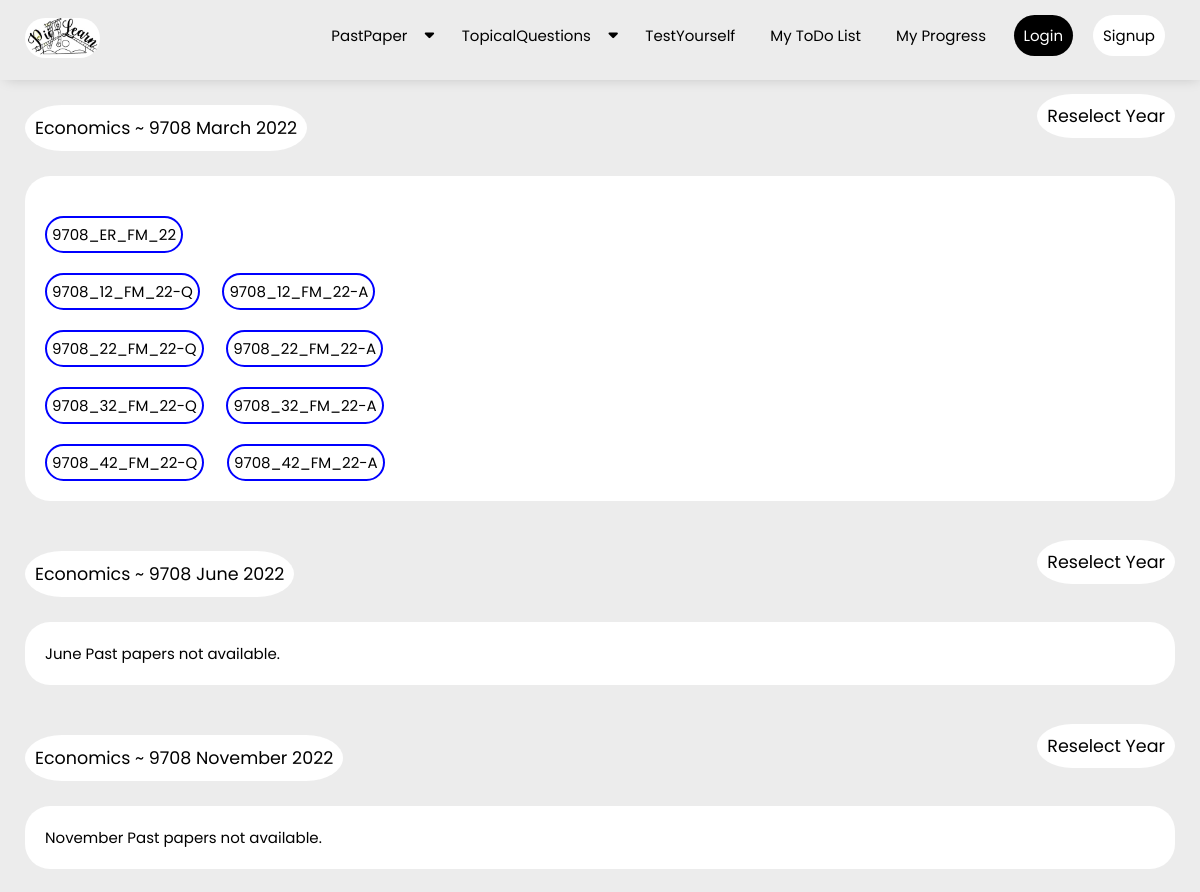
/pastpapers/Cambridge As and A levels/Economics ~ 9708/2022 (upper part), run on an earlier commit of the app's database.
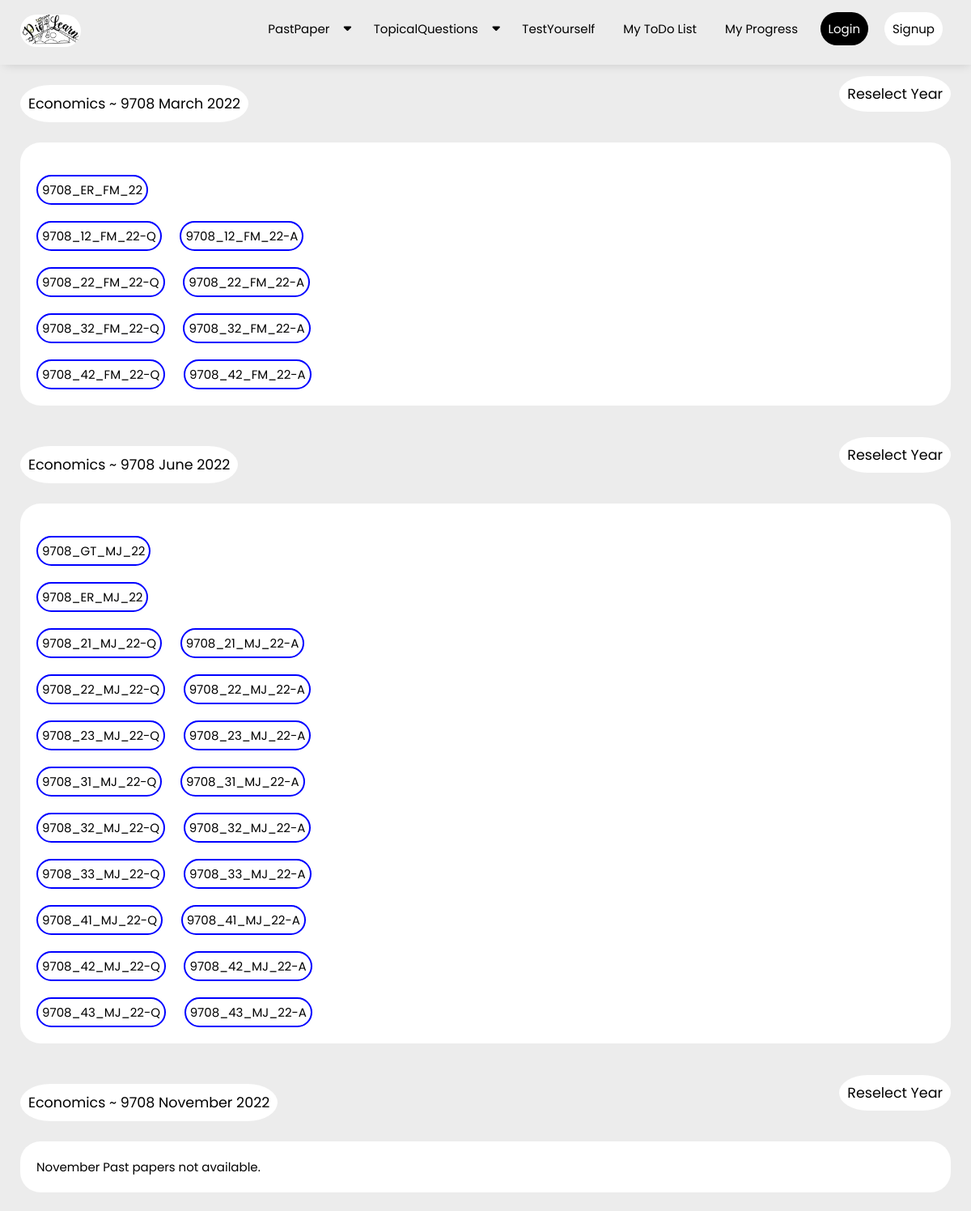
And on a later commit of the database.
### examsolution/models.py (models this page shows, shortened)
class ReportThreshPrep(models.Model):
    subject_key = models.ForeignKey(Subject,on_delete=models.CASCADE)
    year_key = models.ForeignKey(Year, on_delete=models.CASCADE)
    session_key = models.ForeignKey(Session, on_delete=models.CASCADE)
    extra_name = models.CharField(max_length=500)
    extra_directory = models.FileField(null=True,upload_to='ReportThreshPrep')

class FullQuestionAnswer(models.Model):
    subject_key = models.ForeignKey(Subject, on_delete=models.CASCADE, null='False')
    year_key = models.ForeignKey(Year, on_delete=models.CASCADE)
    session_key = models.ForeignKey(Session, on_delete=models.CASCADE)
    full_question_name = models.CharField(max_length=200)
    google_drive_question_link = models.URLField(max_length=200,null=True, blank=True)
    full_question_directory = models.FileField(null=True,upload_to='FullQuestionPaper')
    full_answersheet_name = models.CharField(max_length=200)
    google_drive_answer_link = models.URLField(max_length=200,null=True, blank=True)
    full_answersheet_directory = models.FileField(null=True,upload_to='FullMarkScheme')
    paper_number = models.ForeignKey(Paper,on_delete=models.CASCADE,blank=True,null=True)
    A_raw_mark_req = models.IntegerField(blank=True, null=True)
    B_raw_mar_req = models.IntegerField(blank=True, null=True)
    C_raw_mar_req = models.IntegerField(blank=True, null=True)
    D_raw_mar_req = models.IntegerField(blank=True, null=True)
    E_raw_mar_req = models.IntegerField(blank=True, null=True)
    general_exam_report_cmnt = models.CharField(max_length=20000,blank=True, null=True)

### examsolution/views.py (the view)
# urls.py: path('pastpapers/<exam_board>/<subject_selected>/<year>', views.view_past_paper , name='view_past_paper'),
def view_past_paper(request,exam_board,subject_selected,year):
    website_logo = website_pics.objects.get(id=1)
    march_past_papers_selected_list = FullQuestionAnswer.objects.filter(session_key__session='March',year_key__year=year,subject_key__subject=subject_selected).order_by('full_question_name')
    june_past_papers_selected_list = FullQuestionAnswer.objects.filter(session_key__session='June',year_key__year=year,subject_key__subject=subject_selected).order_by('full_question_name')
    november_past_papers_selected_list = FullQuestionAnswer.objects.filter(session_key__session='November',year_key__year=year,subject_key__subject=subject_selected).order_by('full_question_name')
    march_extras = ReportThreshPrep.objects.filter(session_key__session='March',year_key__year = year,subject_key__subject=subject_selected).order_by('-extra_name')
    june_extras = ReportThreshPrep.objects.filter(session_key__session='June',year_key__year = year,subject_key__subject=subject_selected).order_by('-extra_name')
    november_extras = ReportThreshPrep.objects.filter(session_key__session='November',year_key__year = year,subject_key__subject=subject_selected).order_by('-extra_name')
    context = {
        'exam_board' : exam_board,
        'subject_selected' : subject_selected,
        'year':year,
        'march_past_papers_selected_list' : march_past_papers_selected_list,
        'june_past_papers_selected_list':june_past_papers_selected_list,
        'november_past_papers_selected_list':november_past_papers_selected_list,
        'march_extras' : march_extras,
        'june_extras':june_extras,
        'november_extras':november_extras,
        'website_logo':website_logo,
    }
    return render(request,'examsolution/view_past_paper.html',context)

### examsolution/templates/examsolution/view_past_paper.html (shortened to what this page needs)
{% extends 'examsolution/base.html' %}
{% load static %}
{% block content %}
<section class="question_answer">
    <div class="view_panel_heading">
        <p class="individual_reselect" > {{subject_selected}} March {{year}} <p>
        <a class="individual_reselect" href="{% url 'examsolution:year_past_papers' exam_board subject_selected %}">Reselect Year</a>
    </div>
    <div class="session_question_list">
        {% if march_past_papers_selected_list %}
            {% for extra in  march_extras %}
                <a href="{% static extra.extra_directory %}" class="extras"> {{extra.extra_name}} </a>
                <br>
            {% endfor %}
            {% for question_answer in march_past_papers_selected_list %}
                <div class="past_paper_mark_scheme_display">
                    <a href="{% static question_answer.full_question_directory %}" class="past_paper_mark_scheme">{{question_answer.full_question_name}}</a>
                    <a href="{% static question_answer.full_answersheet_directory %}" class="past_paper_mark_scheme">{{question_answer.full_answersheet_name}}</a>
                    <br>
                </div>
            {% endfor %}
        {% else %}
            <p>March Past papers not available.</p>
        {% endif %}
    </div>
    <div class="view_panel_heading">
        <p class="individual_reselect" > {{subject_selected}} June {{year}} <p>
        <a class="individual_reselect" href="{% url 'examsolution:year_past_papers' exam_board subject_selected %}">Reselect Year</a>
    </div>
    <div class="session_question_list">
    {% if june_past_papers_selected_list %}
        {% for extra in  june_extras %}
            <a href="{% static extra.extra_directory %}" class="extras"> {{extra.extra_name}} </a>
            <br>
        {% endfor %}
        {% for question_answer in june_past_papers_selected_list %}
            <div class="past_paper_mark_scheme_display">
                <a href="{% static question_answer.full_question_directory %}" class="past_paper_mark_scheme">{{question_answer.full_question_name}}</a>
                <a href="{% static question_answer.full_answersheet_directory %}" class="past_paper_mark_scheme">{{question_answer.full_answersheet_name}}</a>
                <br>
            </div>
        {% endfor %}
    {% else %}
        <p>June Past papers not available.</p>
    {% endif %}
    </div>
    <div class="view_panel_heading">
        <p class="individual_reselect" > {{subject_selected}} November {{year}} <p>
        <a class="individual_reselect" href="{% url 'examsolution:year_past_papers' exam_board subject_selected %}">Reselect Year</a>
    </div>
    <div class="session_question_list">
    {% if november_past_papers_selected_list %}
        {% for extra in  november_extras %}
            <a href="{% static extra.extra_directory %}" class="extras"> {{extra.extra_name}} </a>
            <br>
        {% endfor %}
        {% for question_answer in november_past_papers_selected_list %}
            <div class="past_paper_mark_scheme_display">
                <a href="{% static question_answer.full_question_directory %}" class="past_paper_mark_scheme">{{question_answer.full_question_name}}</a>
                <a href="{% static question_answer.full_answersheet_directory %}" class="past_paper_mark_scheme">{{question_answer.full_answersheet_name}}</a>
                <br>
            </div>
        {% endfor %}
    {% else %}
        <p>November Past papers not available.</p>
    {% endif %}
    </div>
</section>
{% endblock content %}

What changed in the data, as far as the page shows it:
added ReportThreshPrep: extra_name "9708_GT_MJ_22"
added ReportThreshPrep: extra_name "9708_ER_MJ_22"
added FullQuestionAnswer: full_question_name "9708_21_MJ_22-Q", full_answersheet_name "9708_21_MJ_22-A"
added FullQuestionAnswer: full_question_name "9708_22_MJ_22-Q", full_answersheet_name "9708_22_MJ_22-A"
added FullQuestionAnswer: full_question_name "9708_23_MJ_22-Q", full_answersheet_name "9708_23_MJ_22-A"
added FullQuestionAnswer: full_question_name "9708_31_MJ_22-Q", full_answersheet_name "9708_31_MJ_22-A"
added FullQuestionAnswer: full_question_name "9708_32_MJ_22-Q", full_answersheet_name "9708_32_MJ_22-A"
added FullQuestionAnswer: full_question_name "9708_33_MJ_22-Q", full_answersheet_name "9708_33_MJ_22-A"
added FullQuestionAnswer: full_question_name "9708_41_MJ_22-Q", full_answersheet_name "9708_41_MJ_22-A"
added FullQuestionAnswer: full_question_name "9708_42_MJ_22-Q", full_answersheet_name "9708_42_MJ_22-A"
added FullQuestionAnswer: full_question_name "9708_43_MJ_22-Q", full_answersheet_name "9708_43_MJ_22-A"
Also different on the page:
text no longer shown: "June Past papers not available."
